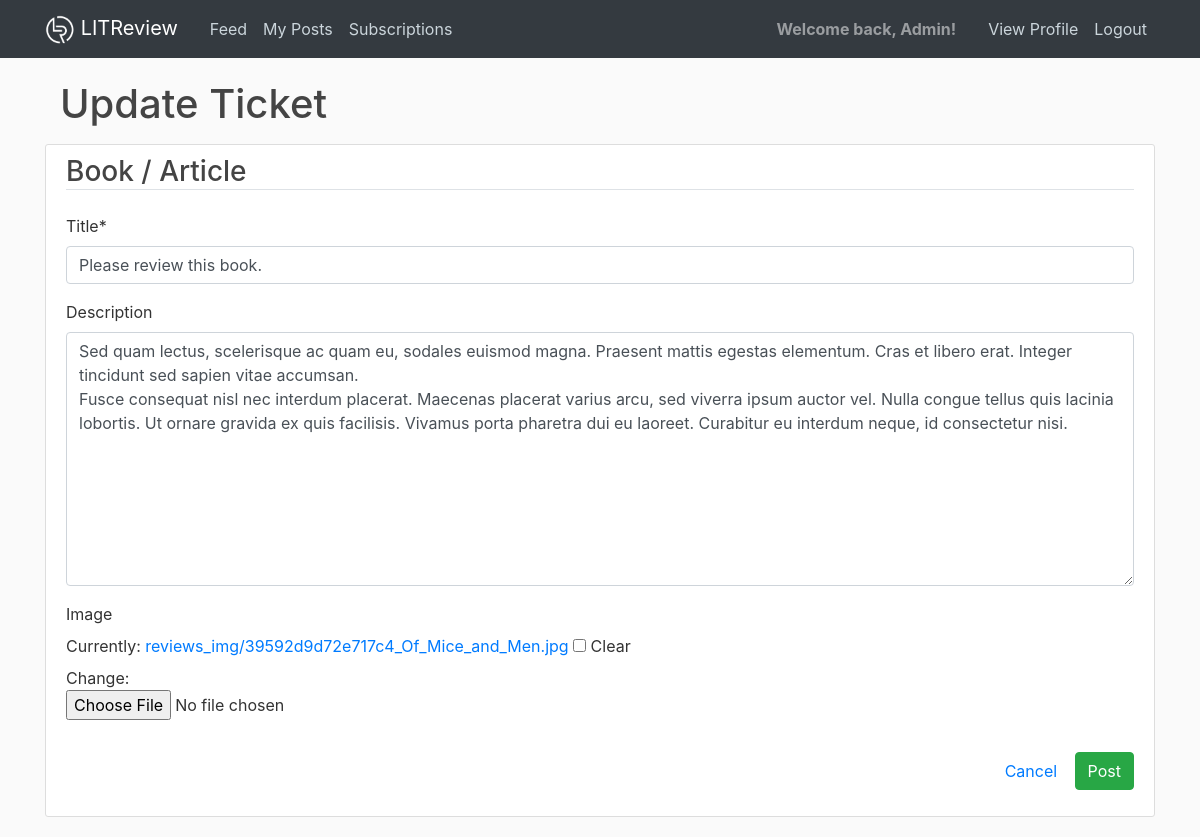
Page /ticket/2/update/ (signed in) on the earlier database version.
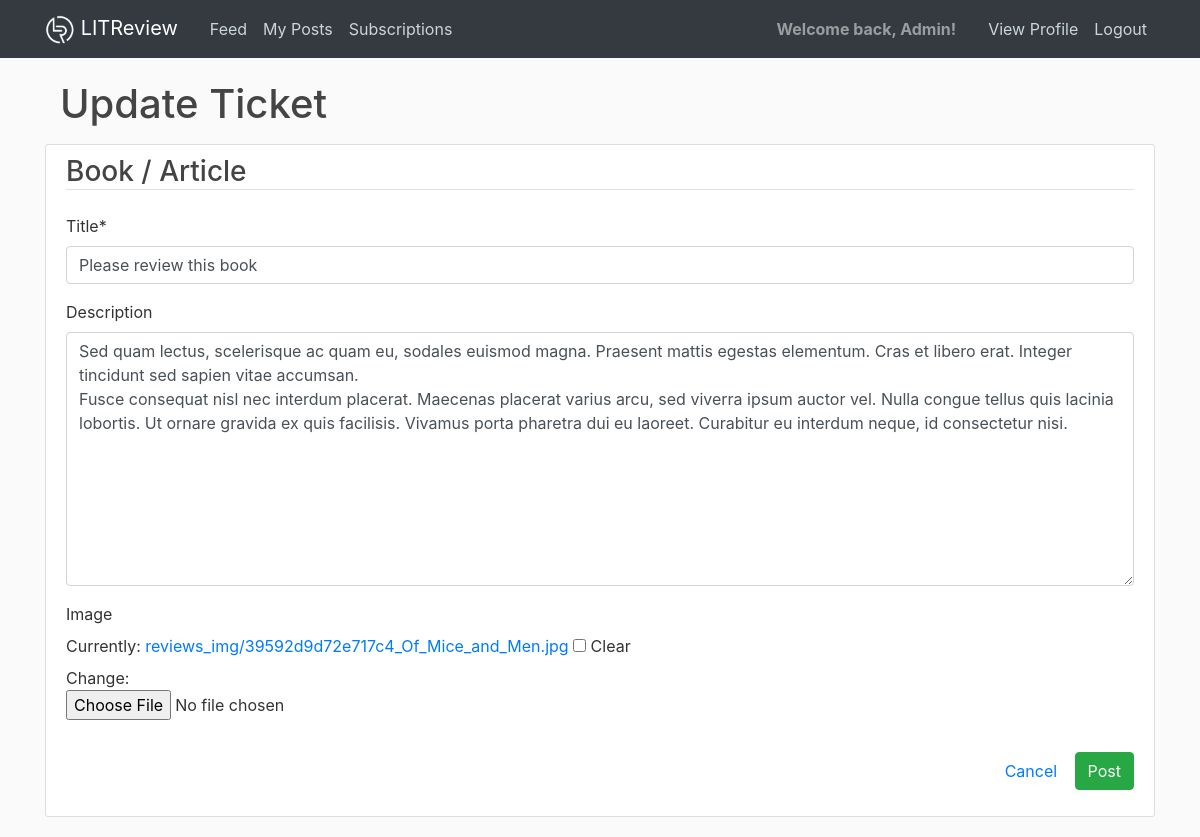
Same page on the later database version.
### reviews/models.py (models this page shows, shortened)
class Ticket(models.Model):
    title = models.CharField(max_length=128)
    description = models.TextField(max_length=2048, blank=True)
    user = models.ForeignKey(
        to=settings.AUTH_USER_MODEL, on_delete=models.CASCADE)
    time_created = models.DateTimeField(default=timezone.now)
    image = models.ImageField(blank=True, null=True, upload_to='reviews_img')
    if image:
        def save(self, *args, **kwargs):
            super().save()
            img = ImageOps.contain(
                Image.open(self.image.path),
                (200, 200),
                method=3
            )
            img.save(self.image.path)

### reviews/views.py (the view)
# urls.py: path('ticket/<int:pk>/update/', views.ticket_update, name='ticket-update'),
@login_required
def ticket_update(request, pk):
    ticket = Ticket.objects.get(id=pk)
    if request.method == 'POST':
        form = NewTicketForm(request.POST, request.FILES, instance=ticket)
        if form.is_valid():
            form.save()
            messages.success(request, f'Your ticket has been updated!')
            return redirect('reviews-feed')
    else:
        form = NewTicketForm(instance=ticket)
    context = {
        'form': form,
        'title': 'Update Ticket'
    }
    return render(request, 'reviews/ticket_form.html', context)

### reviews/forms.py
class NewTicketForm(forms.ModelForm):
    title = forms.CharField(
        label="Title",
        max_length=128,
        widget=forms.TextInput(),
        error_messages={'required': 'Please enter a title.'}
    )
    description = forms.CharField(
        label="Description",
        max_length=2048,
        widget=forms.Textarea(),
        required=False
    )
    image = forms.ImageField(
        label="Image",
        required=False
    )
    class Meta:
        model = Ticket
        fields = ['title', 'description', 'image']

### reviews/templates/reviews/ticket_form.html (shortened to what this page needs)
{% extends "reviews/_base.html" %}
{% load crispy_forms_tags %}
{% block content %}
<div class="container">
  <div class="mb-3">
    <h1 class="mb-0">{{ title }}</h1>
  </div>
</div>
<div class="content-section">
  <form method="POST" enctype='multipart/form-data'>
    <fieldset class="form-group">
      <h3 class="border-bottom mb-4">Book / Article</h3>
      {{ form|crispy }}
      <div class="float-right mt-3">
        <a class="btn btn-link" href="{% url 'reviews-feed' %}">Cancel</a>
        <button class="btn btn-success" type="submit">Post</button>
      </div>
    </fieldset>
  </form>
</div>
{% endblock content %}

Differences in the rows shown:
changed Ticket: title "Please review this book." → "Please review this book"
